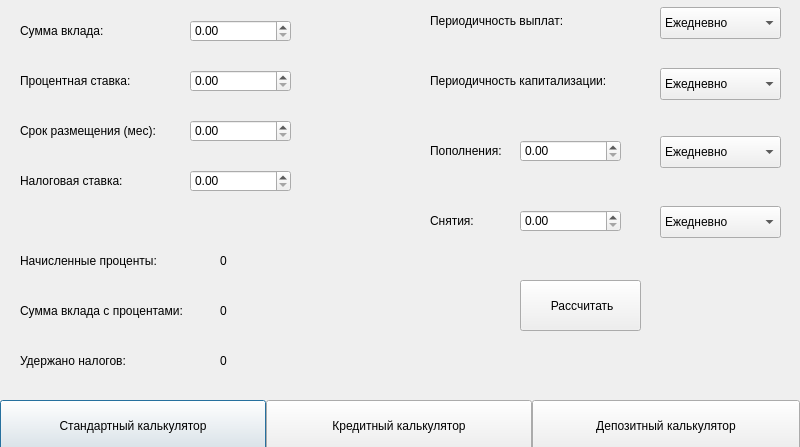
<?xml version="1.0" encoding="UTF-8"?>
<ui version="4.0">
 <class>deposit_calc</class>
 <widget class="QDialog" name="deposit_calc">
  <property name="geometry">
   <rect>
    <x>0</x>
    <y>0</y>
    <width>800</width>
    <height>447</height>
   </rect>
  </property>
  <property name="windowTitle">
   <string>Dialog</string>
  </property>
  <widget class="QPushButton" name="pushButton">
   <property name="geometry">
    <rect>
     <x>0</x>
     <y>400</y>
     <width>266</width>
     <height>51</height>
    </rect>
   </property>
   <property name="text">
    <string>Стандартный калькулятор</string>
   </property>
  </widget>
  <widget class="QPushButton" name="pushButton_2">
   <property name="geometry">
    <rect>
     <x>266</x>
     <y>400</y>
     <width>266</width>
     <height>51</height>
    </rect>
   </property>
   <property name="text">
    <string>Кредитный калькулятор</string>
   </property>
  </widget>
  <widget class="QPushButton" name="pushButton_3">
   <property name="geometry">
    <rect>
     <x>532</x>
     <y>400</y>
     <width>268</width>
     <height>51</height>
    </rect>
   </property>
   <property name="text">
    <string>Депозитный калькулятор</string>
   </property>
  </widget>
  <widget class="QLabel" name="label">
   <property name="geometry">
    <rect>
     <x>20</x>
     <y>10</y>
     <width>131</width>
     <height>41</height>
    </rect>
   </property>
   <property name="text">
    <string>Сумма вклада:</string>
   </property>
  </widget>
  <widget class="QLabel" name="label_2">
   <property name="geometry">
    <rect>
     <x>20</x>
     <y>60</y>
     <width>171</width>
     <height>41</height>
    </rect>
   </property>
   <property name="text">
    <string>Процентная ставка:</string>
   </property>
  </widget>
  <widget class="QLabel" name="label_3">
   <property name="geometry">
    <rect>
     <x>20</x>
     <y>110</y>
     <width>161</width>
     <height>41</height>
    </rect>
   </property>
   <property name="text">
    <string>Cрок размещения (мес):</string>
   </property>
  </widget>
  <widget class="QLabel" name="label_5">
   <property name="geometry">
    <rect>
     <x>430</x>
     <y>0</y>
     <width>151</width>
     <height>41</height>
    </rect>
   </property>
   <property name="text">
    <string>Периодичность выплат:</string>
   </property>
  </widget>
  <widget class="QLabel" name="label_6">
   <property name="geometry">
    <rect>
     <x>430</x>
     <y>130</y>
     <width>151</width>
     <height>41</height>
    </rect>
   </property>
   <property name="text">
    <string>Пополнения:</string>
   </property>
  </widget>
  <widget class="QComboBox" name="comboBox_payments">
   <property name="geometry">
    <rect>
     <x>660</x>
     <y>7</y>
     <width>121</width>
     <height>32</height>
    </rect>
   </property>
   <item>
    <property name="text">
     <string>Ежедневно</string>
    </property>
   </item>
   <item>
    <property name="text">
     <string>Раз в месяц</string>
    </property>
   </item>
   <item>
    <property name="text">
     <string>Раз в квартал</string>
    </property>
   </item>
   <item>
    <property name="text">
     <string>В конце срока</string>
    </property>
   </item>
  </widget>
  <widget class="QComboBox" name="comboBox_adds">
   <property name="geometry">
    <rect>
     <x>660</x>
     <y>136</y>
     <width>121</width>
     <height>32</height>
    </rect>
   </property>
   <item>
    <property name="text">
     <string>Ежедневно</string>
    </property>
   </item>
   <item>
    <property name="text">
     <string>Раз в месяц</string>
    </property>
   </item>
   <item>
    <property name="text">
     <string>Раз в квартал</string>
    </property>
   </item>
   <item>
    <property name="text">
     <string>Раз в год</string>
    </property>
   </item>
  </widget>
  <widget class="QLabel" name="label_7">
   <property name="geometry">
    <rect>
     <x>430</x>
     <y>200</y>
     <width>151</width>
     <height>41</height>
    </rect>
   </property>
   <property name="text">
    <string>Снятия:</string>
   </property>
  </widget>
  <widget class="QComboBox" name="comboBox_cuts">
   <property name="geometry">
    <rect>
     <x>660</x>
     <y>206</y>
     <width>121</width>
     <height>32</height>
    </rect>
   </property>
   <item>
    <property name="text">
     <string>Ежедневно</string>
    </property>
   </item>
   <item>
    <property name="text">
     <string>Раз в месяц</string>
    </property>
   </item>
   <item>
    <property name="text">
     <string>Раз в квартал</string>
    </property>
   </item>
   <item>
    <property name="text">
     <string>Раз в год</string>
    </property>
   </item>
  </widget>
  <widget class="QLabel" name="label_8">
   <property name="geometry">
    <rect>
     <x>20</x>
     <y>240</y>
     <width>161</width>
     <height>41</height>
    </rect>
   </property>
   <property name="text">
    <string>Начисленные проценты:</string>
   </property>
  </widget>
  <widget class="QLabel" name="label_9">
   <property name="geometry">
    <rect>
     <x>20</x>
     <y>290</y>
     <width>191</width>
     <height>41</height>
    </rect>
   </property>
   <property name="text">
    <string>Сумма вклада с процентами:</string>
   </property>
  </widget>
  <widget class="QLabel" name="label_10">
   <property name="geometry">
    <rect>
     <x>20</x>
     <y>340</y>
     <width>151</width>
     <height>41</height>
    </rect>
   </property>
   <property name="text">
    <string>Удержано налогов:</string>
   </property>
  </widget>
  <widget class="QDoubleSpinBox" name="doubleSpinBox_term">
   <property name="geometry">
    <rect>
     <x>190</x>
     <y>120</y>
     <width>101</width>
     <height>22</height>
    </rect>
   </property>
  </widget>
  <widget class="QDoubleSpinBox" name="doubleSpinBox_bet">
   <property name="geometry">
    <rect>
     <x>190</x>
     <y>70</y>
     <width>101</width>
     <height>22</height>
    </rect>
   </property>
  </widget>
  <widget class="QDoubleSpinBox" name="doubleSpinBox_deposit_sum">
   <property name="geometry">
    <rect>
     <x>190</x>
     <y>20</y>
     <width>101</width>
     <height>22</height>
    </rect>
   </property>
  </widget>
  <widget class="QLabel" name="label_total_sum">
   <property name="geometry">
    <rect>
     <x>220</x>
     <y>300</y>
     <width>191</width>
     <height>21</height>
    </rect>
   </property>
   <property name="text">
    <string>0</string>
   </property>
  </widget>
  <widget class="QLabel" name="label_tax_added">
   <property name="geometry">
    <rect>
     <x>220</x>
     <y>350</y>
     <width>191</width>
     <height>21</height>
    </rect>
   </property>
   <property name="text">
    <string>0</string>
   </property>
  </widget>
  <widget class="QLabel" name="label_bet_added">
   <property name="geometry">
    <rect>
     <x>220</x>
     <y>250</y>
     <width>181</width>
     <height>21</height>
    </rect>
   </property>
   <property name="text">
    <string>0</string>
   </property>
  </widget>
  <widget class="QDoubleSpinBox" name="doubleSpinBox_adds">
   <property name="geometry">
    <rect>
     <x>520</x>
     <y>140</y>
     <width>101</width>
     <height>22</height>
    </rect>
   </property>
  </widget>
  <widget class="QDoubleSpinBox" name="doubleSpinBox_cuts">
   <property name="geometry">
    <rect>
     <x>520</x>
     <y>210</y>
     <width>101</width>
     <height>22</height>
    </rect>
   </property>
  </widget>
  <widget class="QLabel" name="label_14">
   <property name="geometry">
    <rect>
     <x>20</x>
     <y>160</y>
     <width>161</width>
     <height>41</height>
    </rect>
   </property>
   <property name="text">
    <string>Налоговая ставка:</string>
   </property>
  </widget>
  <widget class="QDoubleSpinBox" name="doubleSpinBox_tax">
   <property name="geometry">
    <rect>
     <x>190</x>
     <y>170</y>
     <width>101</width>
     <height>22</height>
    </rect>
   </property>
  </widget>
  <widget class="QPushButton" name="pushButton_count">
   <property name="geometry">
    <rect>
     <x>520</x>
     <y>280</y>
     <width>121</width>
     <height>51</height>
    </rect>
   </property>
   <property name="text">
    <string> Рассчитать</string>
   </property>
  </widget>
  <widget class="QLabel" name="label_capital">
   <property name="geometry">
    <rect>
     <x>430</x>
     <y>60</y>
     <width>201</width>
     <height>41</height>
    </rect>
   </property>
   <property name="text">
    <string>Периодичность капитализации:</string>
   </property>
  </widget>
  <widget class="QComboBox" name="comboBox_capital">
   <property name="geometry">
    <rect>
     <x>660</x>
     <y>68</y>
     <width>121</width>
     <height>32</height>
    </rect>
   </property>
   <item>
    <property name="text">
     <string>Ежедневно</string>
    </property>
   </item>
   <item>
    <property name="text">
     <string>Раз в месяц</string>
    </property>
   </item>
   <item>
    <property name="text">
     <string>Раз в квартал</string>
    </property>
   </item>
   <item>
    <property name="text">
     <string>Раз в год</string>
    </property>
   </item>
  </widget>
 </widget>
 <resources/>
 <connections/>
</ui>
